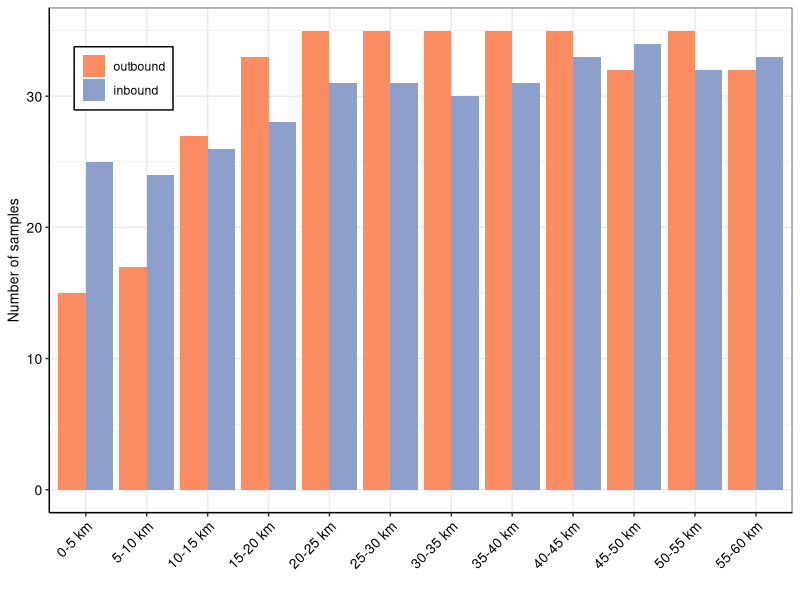
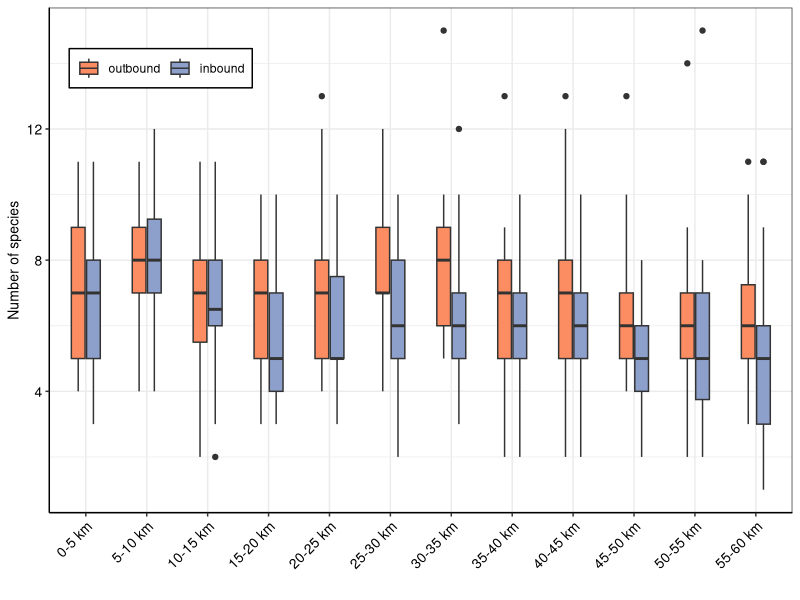
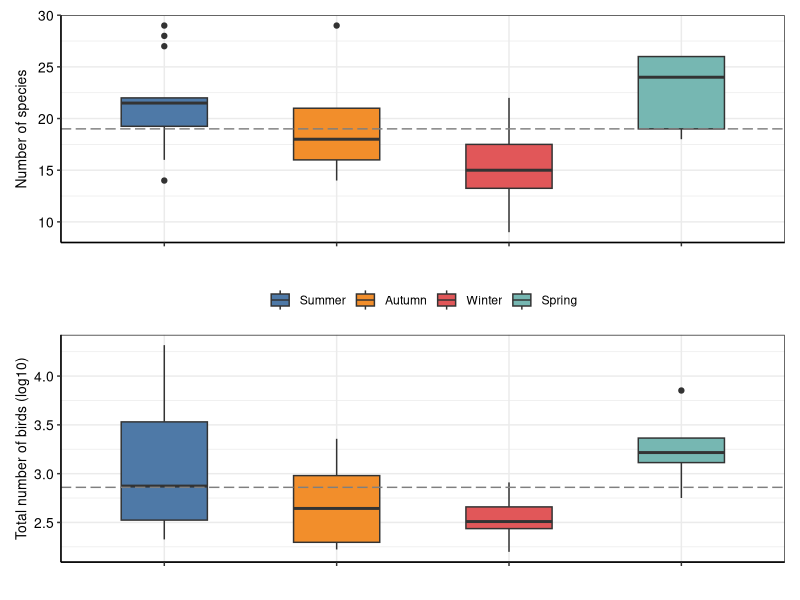
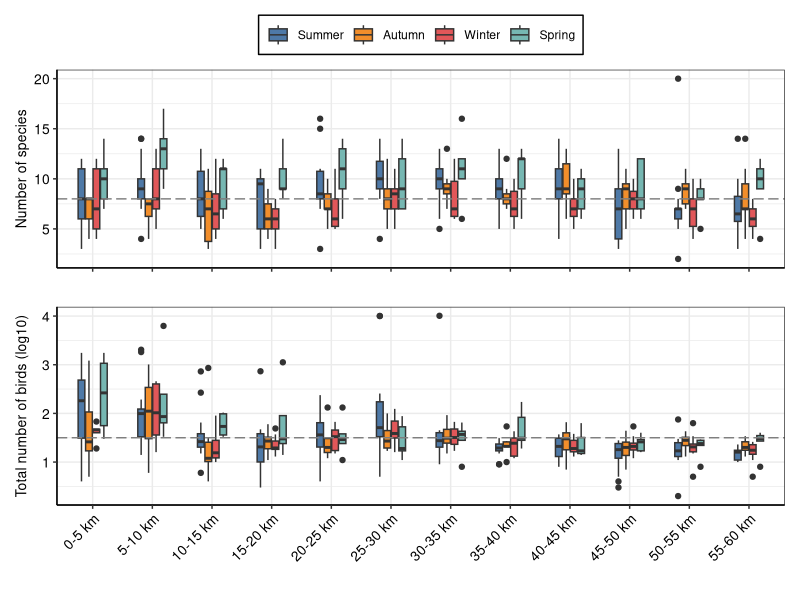
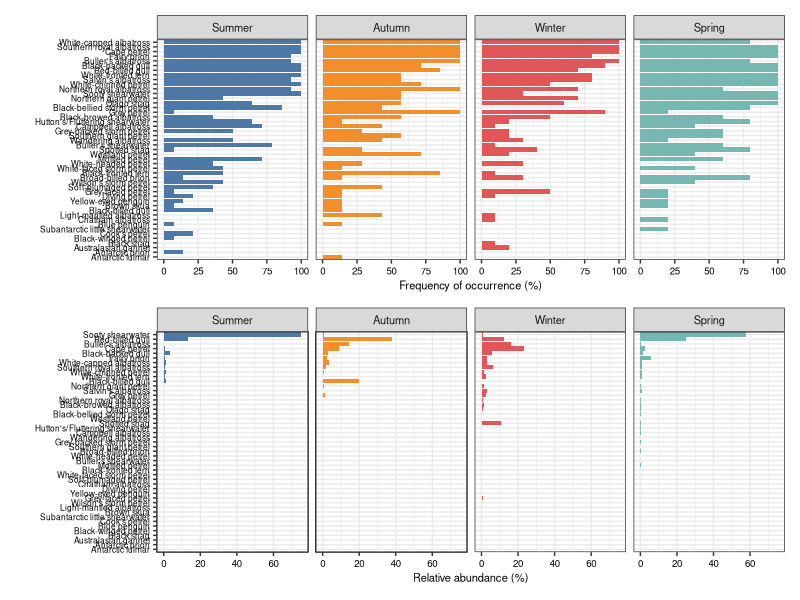

Write the R code that produced these figures, in order. (Note: this script raises an error after producing the figures.)
## 
## EDA
##
## -------------------------------------------------------------------------- ##
## -------------------------------------------------------------------------- ##

## This script runs Exploratory Data Analysis (EDA), mostly summaries and 
## descriptive stats.

## -------------------------------------------------------------------------- ##
## -------------------------------------------------------------------------- ##

## Libraries ####
library(dplyr)
library(tidyr)
library(forcats)
library(ggplot2)
library(patchwork)

# library(cowplot)
# library(RColorBrewer)
# library(colorspace)

## Read data ####
data <- 
  read.csv("./data-processed/all_data_long.csv") %>% 
  dplyr::filter(! year == "2012")

## Format some columns
data$taiaroa_east <- 
  factor(data$taiaroa_east,
         levels = c("TaiaroaEast0.5km", "TaiaroaEast5.10km",
                    "TaiaroaEast10.15km", "TaiaroaEast15.20km",
                    "TaiaroaEast20.25km", "TaiaroaEast25.30km",
                    "TaiaroaEast30.35km", "TaiaroaEast35.40km",
                    "TaiaroaEast40.45km", "TaiaroaEast45.50km",
                    "TaiaroaEast50.55km", "TaiaroaEast55.60km"),
         labels = c("0-5 km", "5-10 km", "10-15 km", "15-20 km",
                    "20-25 km", "25-30 km", "30-35 km", "35-40 km",
                    "40-45 km", "45-50 km", "50-55 km", "55-60 km"))

data$direction <- 
  factor(data$direction,
         levels = c("outbound", "inbound"))

data$season <- 
  factor(data$season,
         levels = c("summer", "autumn", "winter", "spring"),
         labels = c("Summer", "Autumn", "Winter", "Spring"))

data$count <- as.numeric(data$count)

##  ---- Transform the data set from long to (simplified) wide format  ---- ##
data_wide <- 
  data %>% 
  tidyr::pivot_wider(names_from = species_nice_name,
                     values_from = count,
                     values_fill = 0)

# Get spp and sp-only column names
spp_cols <- colnames(data_wide[,c(18:74)]) ## All seabirds
sp_only_cols <- spp_cols[! grepl(pattern = "Unknown", x = spp_cols)] ## Only species-level

# Calculate total number of birds per sample (total_birds)
data_wide <- 
  data_wide %>% 
  dplyr::mutate(total_birds = rowSums(across(all_of(spp_cols)))) %>% 
  dplyr::select(id, season, year, all_of(sp_only_cols), total_birds) %>% 
  dplyr::group_by(id, season, year) %>% 
  dplyr::summarise(across(everything(), list(sum)))

colnames(data_wide) <- c("id", "season", "year", sp_only_cols, "total_birds")

## EDA ####

#------------------------------------------------------------------------------#
## Colour palettes (colour-blind friendly) ------------------------------------#
#------------------------------------------------------------------------------#

## two_colour_palette_discrete
# palette.colors(palette = "Set2")[2:3]

## four_colour_palette_discrete 
# palette.colors(palette = "Tableau 10")[1:4]

## Effort summary ----------------------------------------------------------####
#------------------------------------------------------------------------------#

effort_summary <-
  data_wide %>% 
  dplyr::group_by(season) %>% 
  dplyr::summarise(number_of_voyages = n_distinct(id),
                   number_of_years_sampled = n_distinct(year),
                   number_of_species = sum(colSums(across(all_of(sp_only_cols))) > 0),
                   number_of_individuals = sum(total_birds))

# write.csv(effort_summary,
#           "./results/seasonal-effort-summary.csv",
#           row.names = FALSE)

rm("effort_summary")

## Summarise number of samples, by direction /5 km segment ----------------####
#------------------------------------------------------------------------------#
n_sample_taiaroa_east <-
  data %>% 
  dplyr::group_by(taiaroa_east, direction) %>% 
  dplyr::summarise(n = n_distinct(date))

## Plot 
gg_n_sample_taiaroa_east <-
  ggplot(data = n_sample_taiaroa_east) +
  geom_bar(aes(x = taiaroa_east, y = n, fill = direction),
           stat = "identity", position = "dodge") +
  scale_fill_manual(values = c("#FC8D62", "#8DA0CB"), name = NULL) +
  xlab("") + ylab("Number of samples") +
  theme_bw() +
  theme(axis.text.x = element_text(angle = 45, hjust = 1),
        axis.text = element_text(size = 10, colour = "black"),
        axis.title.y = element_text(size = 10, colour = "black"),
        axis.line = element_line(colour = "black"),
        legend.position = c(0.1, 0.86),
        legend.background = element_rect(colour = "black"))

ggsave(gg_n_sample_taiaroa_east,
       filename = "./results/EDA_n_sample_taiaroa_east.pdf",
       height = 12, width = 18, units = "cm")

rm("n_sample_taiaroa_east", "gg_n_sample_taiaroa_east")

## Summarise number of species, by direction /5 km segment ----------------####
#------------------------------------------------------------------------------#
n_spp_taiaroa_east <-
  data %>% 
  dplyr::filter(species_nice_name %in% sp_only_cols) %>% 
  dplyr::group_by(id, taiaroa_east, direction) %>% 
  dplyr::summarise(n = n_distinct(species))

## Plot 
gg_n_spp_taiaroa_east <-
  ggplot(data = n_spp_taiaroa_east, aes(x = taiaroa_east, y = n, fill = direction)) +
  geom_boxplot(width = 0.5) +
  scale_fill_manual(values = c("#FC8D62", "#8DA0CB"), name = NULL) +
  xlab("") + ylab("Number of species") +
  theme_bw() +
  theme(axis.text.x = element_text(angle = 45, hjust = 1),
        axis.text = element_text(size = 10, colour = "black"),
        axis.title.y = element_text(size = 10, colour = "black"),
        axis.line = element_line(colour = "black"),
        legend.position = c(0.15, 0.88),
        legend.direction =  "horizontal",
        legend.background = element_rect(colour = "black"))

ggsave(gg_n_spp_taiaroa_east,
       filename = "./results/EDA_n_spp_taiaroa_east.pdf",
       height = 12, width = 18, units = "cm")

rm("n_spp_taiaroa_east", "gg_n_spp_taiaroa_east")

## Summarise number of species and total number of birds, by season (overall) ####
#------------------------------------------------------------------------------#

## Species richness
n_spp_season <-
  data %>% 
  dplyr::filter(species_nice_name %in% sp_only_cols) %>% 
  dplyr::group_by(id, season) %>% 
  dplyr::summarise(n = n_distinct(species_nice_name))

overall_mean_n_spp_season <- floor(mean(n_spp_season$n))

## Total number of birds
n_birds_season <-
  data %>% 
  dplyr::filter(species_nice_name %in% sp_only_cols) %>% 
  dplyr::group_by(id, season) %>% 
  dplyr::summarise(n = sum(count)) %>% 
  dplyr::mutate(log10_n = log10(n))

overall_log10mean_n_birds_season <- round(mean(n_birds_season$log10_n), 
                                                digits = 2)

## Plot 1: species richness
gg_n_spp_season <-
  ggplot(data = n_spp_season, 
         aes(x = season, y = n, fill = season)) +
  geom_boxplot(width = 0.5) +
  scale_fill_manual(values = c("#4E79A7", "#F28E2B", "#E15759", "#76B7B2"), 
                    name = NULL) +
  geom_hline(yintercept = overall_mean_n_spp_season,
             linetype = "longdash", colour = "grey50") +
  xlab("") + ylab("Number of species") +
  theme_bw() +
  theme(axis.text.x = element_blank(),
        axis.text = element_text(size = 10, colour = "black"),
        axis.title = element_text(size = 10, colour = "black"),
        axis.line = element_line(colour = "black"),
        legend.position = "none")

## Plot 2: number of birds
gg_n_birds_season <-
  ggplot(data = n_birds_season, 
         aes(x = season, y = log10_n, fill = season)) +
  geom_boxplot(width = 0.5) +
  scale_fill_manual(values = c("#4E79A7", "#F28E2B", "#E15759", "#76B7B2"), 
                    name = NULL) +
  geom_hline(yintercept = overall_log10mean_n_birds_season,
             linetype = "longdash", colour = "grey50") +
  xlab("") + ylab("Total number of birds (log10)") +
  theme_bw() +
  theme(axis.text.x = element_blank(),
        axis.text = element_text(size = 10, colour = "black"),
        axis.title = element_text(size = 10, colour = "black"),
        axis.line = element_line(colour = "black"),
        legend.position = "top")

gg_spprichness_nbirds_season <- gg_n_spp_season / gg_n_birds_season

ggsave(gg_spprichness_nbirds_season,
       filename = "./results/EDA_spp-richness_n-birds_season.pdf",
       height = 10, width = 10, units = "cm")

rm("gg_n_spp_season", "gg_n_birds_season", "gg_spprichness_nbirds_season",
   "n_spp_season", "overall_mean_n_spp_season", "n_birds_season", "overall_log10mean_n_birds_season")

## Summarise number of species and total number of birds, /5 km segment ----####
#------------------------------------------------------------------------------#

## Species richness
n_spp_taiaroa_east_season <-
  data %>% 
  dplyr::filter(species_nice_name %in% sp_only_cols) %>% 
  dplyr::group_by(id, taiaroa_east, season) %>% 
  dplyr::summarise(n = n_distinct(species_nice_name))

overall_mean_n_spp_taiaroa_east <- floor(mean(n_spp_taiaroa_east_season$n))

## Total number of birds
n_birds_taiaroa_east_season <-
  data %>% 
  dplyr::filter(species_nice_name %in% sp_only_cols) %>% 
  dplyr::group_by(id, taiaroa_east, season) %>% 
  dplyr::summarise(n = sum(count)) %>% 
  dplyr::mutate(log10_n = log10(n))

overall_log10mean_n_birds_taiaroa_east <- round(mean(n_birds_taiaroa_east_season$log10_n), 
                                                digits = 2)

## Plot 1: species richness
gg_n_spp_taiaroa_east_season <-
  ggplot(data = n_spp_taiaroa_east_season, 
         aes(x = taiaroa_east, y = n, fill = season)) +
  geom_boxplot(width = 0.5) +
  scale_fill_manual(values = c("#4E79A7", "#F28E2B", "#E15759", "#76B7B2"), 
                    name = NULL) +
  geom_hline(yintercept = overall_mean_n_spp_taiaroa_east,
             linetype = "longdash", colour = "grey50") +
  xlab("") + ylab("Number of species") +
  theme_bw() +
  theme(axis.text.x = element_blank(),
        axis.text = element_text(size = 10, colour = "black"),
        axis.title.y = element_text(size = 10, colour = "black"),
        axis.line = element_line(colour = "black"),
        legend.position = "top",
        legend.background = element_rect(colour = "black"))

## Plot 2: total number of birds
gg_n_birds_taiaroa_east_season <-
  ggplot(data = n_birds_taiaroa_east_season, 
         aes(x = taiaroa_east, y = log10_n, fill = season)) +
  geom_boxplot(width = 0.5) +
  scale_fill_manual(values = c("#4E79A7", "#F28E2B", "#E15759", "#76B7B2"), 
                    name = NULL) +
  geom_hline(yintercept = overall_log10mean_n_birds_taiaroa_east,
             linetype = "longdash", colour = "grey50") +
  xlab("") + ylab("Total number of birds (log10)") +
  theme_bw() +
  theme(axis.text.x = element_text(angle = 45, hjust = 1),
        axis.text = element_text(size = 10, colour = "black"),
        axis.title.y = element_text(size = 10, colour = "black"),
        axis.line = element_line(colour = "black"),
        legend.position = "none",
        legend.background = element_rect(colour = "black"))

gg_spprichness_nbirds_taiaroa_east <- 
  gg_n_spp_taiaroa_east_season / gg_n_birds_taiaroa_east_season

ggsave(gg_spprichness_nbirds_taiaroa_east,
       filename = "./results/EDA_spp-richness_n-birds_taiaroa-east.pdf",
       height = 15, width = 16, units = "cm")

rm("gg_n_spp_taiaroa_east_season", "gg_n_birds_taiaroa_east_season", "gg_spprichness_nbirds_taiaroa_east",
   "n_spp_taiaroa_east_season", "overall_mean_n_spp_taiaroa_east",
   "n_birds_taiaroa_east_season", "overall_log10mean_n_birds_taiaroa_east")

## Frequency of occurrence and numeric frequency, by season ----------------####
#------------------------------------------------------------------------------#

# Specify functions to calculate frequency of occurrence (freq_occ) and numeric frequency (freq_num)
funs <- list(freq_occ = ~ sum(.x >= 1)/n() *100,
             freq_num = ~ sum(.x)/sum(dplyr::pick(total_birds)) *100)

data_species_fo_nf <-
  data_wide %>% 
  dplyr::group_by(season) %>%
  dplyr::summarise(across(all_of(sp_only_cols), .fns = funs)) %>%
  tidyr::pivot_longer(cols = !season, 
                      names_to = "species_freq",
                      values_to = "value") %>%
  dplyr::mutate(value = round(value, digits = 2)) %>% 
  # split name into variables
  tidyr::separate(species_freq, 
                  into = c("species", "freq"),
                  sep = -8) %>% 
  # remove an extra underline
  dplyr::mutate(species = stringr::str_sub(species, end = -2))

#### FO/NF plots

## Frequency of occurrence
plot_freq_occ <-
  data_species_fo_nf %>% 
  dplyr::filter(freq == "freq_occ") %>% 
  ggplot(., aes(x = forcats::fct_reorder(as.factor(species), value), 
                y = value, 
                fill = season)) + 
  geom_col() +
  scale_fill_manual(values = c("#4E79A7", "#F28E2B", "#E15759", "#76B7B2"), 
                    name = NULL) +
  facet_grid(~ season) +
  ylab("Frequency of occurrence (%)") + xlab ("") +
  coord_flip() +
  theme_bw() + 
  theme(legend.position = "none",
        axis.text = element_text(size = 7, colour = "black"),
        axis.text.y = element_text(size = 6, colour = "black"),
        axis.title.x = element_text(size = 8),
        strip.text = element_text(size = 8))

## Relative abundance (numeric frequency -- total)
plot_freq_num <-
  data_species_fo_nf %>% 
  dplyr::filter(freq == "freq_num") %>% 
  ggplot(., aes(x = forcats::fct_reorder(as.factor(species), value), 
                y = value, 
                fill = season)) + 
  geom_col() +
  scale_fill_manual(values = c("#4E79A7", "#F28E2B", "#E15759", "#76B7B2")) +
  facet_grid(~ season) +
  ylab("Relative abundance (%)") + xlab ("") +
  coord_flip() +
  theme_bw() + 
  theme(legend.position = "none",
        axis.text = element_text(size = 7, colour = "black"),
        axis.text.y = element_text(size = 6, colour = "black"),
        axis.title.x = element_text(size = 8),
        strip.text = element_text(size = 8))

## Patchwork these plots and save it
freqs_occ_num <-
  plot_freq_occ / plot_freq_num

ggsave(freqs_occ_num,
       filename = "./results/EDA_sp_frqs-occ-num-season.pdf",
       width = 16, height = 25, units = "cm", dpi = 300)

rm("plot_freq_occ", "plot_freq_num", "freqs_occ_num", "data_species_fo_nf")

## Frequency of occurrence and numeric frequency, by year ----------------####
#------------------------------------------------------------------------------#

data_species_fo_nf_year <-
  data_wide %>% 
  dplyr::group_by(year) %>%
  dplyr::summarise(across(all_of(sp_only_cols), .fns = funs)) %>%
  tidyr::pivot_longer(cols = !year, 
                      names_to = "species_freq",
                      values_to = "value") %>%
  dplyr::mutate(value = round(value, digits = 2)) %>% 
  # split name into variables
  tidyr::separate(species_freq, 
                  into = c("species", "freq"),
                  sep = -8) %>% 
  # remove an extra underline
  dplyr::mutate(species = stringr::str_sub(species, end = -2))

## rm 'funs' as it is not needed anymore
rm("funs")

#### FO/NF plots

## Frequency of occurrence
plot_freq_occ_year <-
  data_species_fo_nf_year %>% 
  dplyr::filter(freq == "freq_occ") %>% 
  ggplot(., aes(x = forcats::fct_reorder(as.factor(species), value), 
                y = value, 
                fill = as.factor(year))) + 
  geom_col(color = "gray58") +
  scale_fill_brewer(palette = "Reds", name = NULL) +
  facet_grid(~ year) +
  ylab("Frequency of occurrence (%)") + xlab ("") +
  coord_flip() +
  theme_bw() + 
  theme(legend.position = "none",
        axis.text = element_text(size = 7, colour = "black"),
        axis.text.y = element_text(size = 6, colour = "black"),
        axis.title.x = element_text(size = 8),
        strip.text = element_text(size = 8))

## Relative abundance (numeric frequency -- total)
plot_freq_num_year <-
  data_species_fo_nf_year %>% 
  dplyr::filter(freq == "freq_num") %>% 
  ggplot(., aes(x = forcats::fct_reorder(as.factor(species_nice_name), value), 
                y = value, 
                fill = as.factor(year))) + 
  geom_col(color = "gray58") +
  scale_fill_brewer(palette = "Reds", name = NULL) +
  facet_grid(~ year) +
  ylab("Relative abundance (%)") + xlab ("") +
  coord_flip() +
  theme_bw() + 
  theme(legend.position = "none",
        axis.text = element_text(size = 7, colour = "black"),
        axis.text.y = element_text(size = 6, colour = "black"),
        axis.title.x = element_text(size = 8),
        strip.text = element_text(size = 8))

## Patchwork these plots and save it
freqs_occ_num_year <-
  plot_freq_occ_year / plot_freq_num_year

ggsave(freqs_occ_num_year,
       filename = "./results/EDA_sp_frqs-occ-num-year.pdf",
       width = 30, height = 25, units = "cm", dpi = 300)

rm("plot_freq_occ_year", "plot_freq_num_year", "freqs_occ_num_year", "data_species_fo_nf_year")

## Summarise % of each water mass /5 km segment ---------------------------####
#------------------------------------------------------------------------------#
wm_data <- read.csv("./data-processed/ts_data_summarised_watermasses.csv")

pct_watermass_taiaroa_east_season <-
  wm_data %>% 
  dplyr::group_by(taiaroa_east, season, water_mass) %>%
  dplyr::summarise(n = n())

pct_watermass_taiaroa_east_season$taiaroa_east <- 
  factor(pct_watermass_taiaroa_east_season$taiaroa_east,
         levels = c("TaiaroaEast0.5km", "TaiaroaEast5.10km",
                    "TaiaroaEast10.15km", "TaiaroaEast15.20km",
                    "TaiaroaEast20.25km", "TaiaroaEast25.30km",
                    "TaiaroaEast30.35km", "TaiaroaEast35.40km",
                    "TaiaroaEast40.45km", "TaiaroaEast45.50km",
                    "TaiaroaEast50.55km", "TaiaroaEast55.60km"),
         labels = c("0-5 km", "5-10 km", "10-15 km", "15-20 km",
                    "20-25 km", "25-30 km", "30-35 km", "35-40 km",
                    "40-45 km", "45-50 km", "50-55 km", "55-60 km"))

pct_watermass_taiaroa_east_season$season <- 
  factor(pct_watermass_taiaroa_east_season$season,
         levels = c("summer", "autumn", "winter", "spring"),
         labels = c("Summer", "Autumn", "Winter", "Spring"))

pct_watermass_taiaroa_east_season$water_mass <- 
  factor(pct_watermass_taiaroa_east_season$water_mass,
         levels = c("NW", "STW", "SASW"),
         labels = c("NW", "STW", "SASW"))

gg_pct_watermass_taiaroa_east_season <-
  ggplot(data = na.omit(pct_watermass_taiaroa_east_season),
         aes(x = taiaroa_east, y = n, fill = water_mass)) + 
  geom_bar(position = "fill", stat = "identity", alpha = 0.8) + 
  scale_fill_brewer(palette = "Dark2", name = NULL) + 
  facet_wrap(~ season, nrow = 4) + 
  xlab("") + ylab("% water mass") +
  theme_bw() + 
  theme(axis.text.x = element_text(angle = 45, hjust = 1),
        axis.text = element_text(size = 10, colour = "black"),
        axis.title.y = element_text(size = 10, colour = "black"),
        axis.line = element_line(colour = "black"),
        strip.text = element_text(size = 10, colour = "black"),
        legend.position = "top")

ggsave(gg_pct_watermass_taiaroa_east_season,
       filename = "./results/EDA_pct_watermass_taiaroa_east_season.pdf",
       height = 15, width = 15, units = "cm")

rm("pct_watermass_taiaroa_east_season", "gg_pct_watermass_taiaroa_east_season", "wm_data")

## Summarise % of windstress class, by season ------------------------------####
#------------------------------------------------------------------------------#

pct_windstress_season <-
  data %>% 
  dplyr::distinct(id, season, windstress_class) %>% 
  dplyr::group_by(season, windstress_class) %>%
  dplyr::summarise(n = n()) %>% 
  na.omit()

pct_windstress_season$windstress_class <- 
  factor(pct_windstress_season$windstress_class,
         levels = c("strong_upfront", "weak_upfront", "weak_downfront", "strong_downfront"),
         labels = c("Strong upfront", "Weak upfront", "Weak downfront", "Strong downfront"))

## Check colour palette
# RColorBrewer::display.brewer.pal(12, "Paired")
# RColorBrewer::brewer.pal(12, "Paired")

gg_pct_windstress_season <-
  ggplot(data = pct_windstress_season,
         aes(x = season, y = n, fill = windstress_class)) + 
  geom_bar(position = "fill", stat = "identity") + 
  scale_fill_manual(values = c("#FF7F00", "#FDBF6F", "#CAB2D6", "#6A3D9A"), name = NULL) +
  xlab("") + ylab("% windstress class") +
  theme_bw() + 
  theme(axis.text.x = element_text(angle = 45, hjust = 1),
        axis.text = element_text(size = 10, colour = "black"),
        axis.title.y = element_text(size = 10, colour = "black"),
        axis.line = element_line(colour = "black"),
        strip.text = element_text(size = 10, colour = "black"),
        legend.position = "right")

ggsave(gg_pct_windstress_season,
       filename = "./results/EDA_pct_windstress_season.pdf",
       height = 8, width = 11, units = "cm")

rm("pct_windstress_season", "gg_pct_windstress_season")
